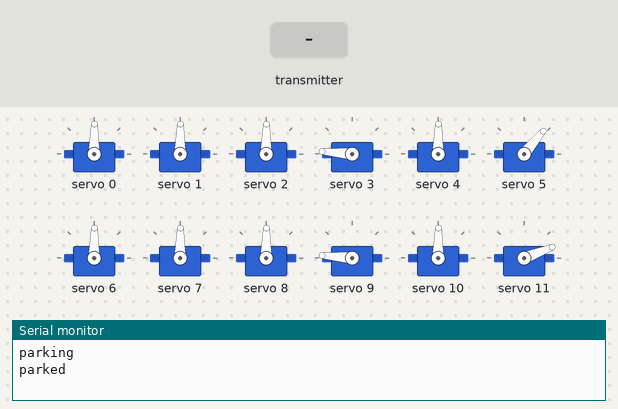
Bench run of a sketch on a simulated ESP32. Parts: 12 × servo, the last lines printed to the serial monitor. Inputs (shaded band) come from the test bench.

Above: at 4.2 s.
4.3 s: the transmitter starts sending id = 0
At 6.7 s:
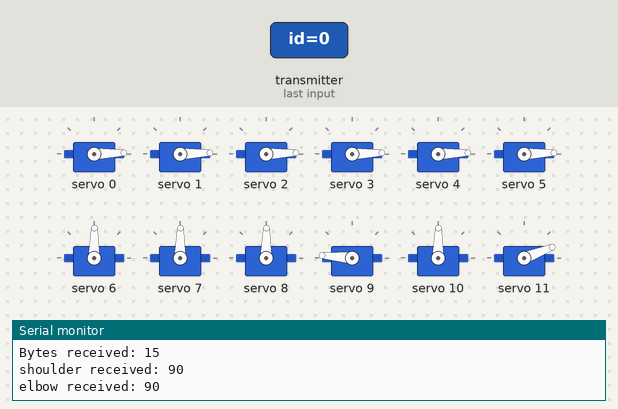
7.3 s: the transmitter starts sending baseAngle = 45
At 8.8 s:
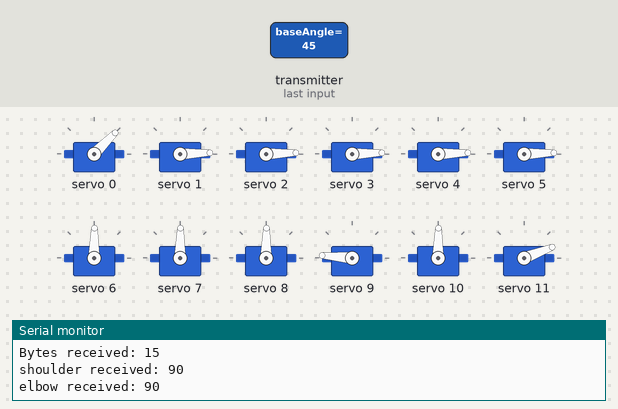
9.2 s: the transmitter starts sending shoulderAngle = 90
At 10.7 s:
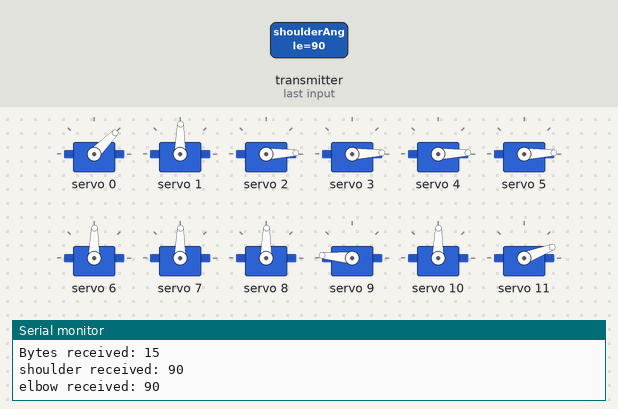
12.2 s: the transmitter starts sending elbowAngle = 45
At 13.7 s:
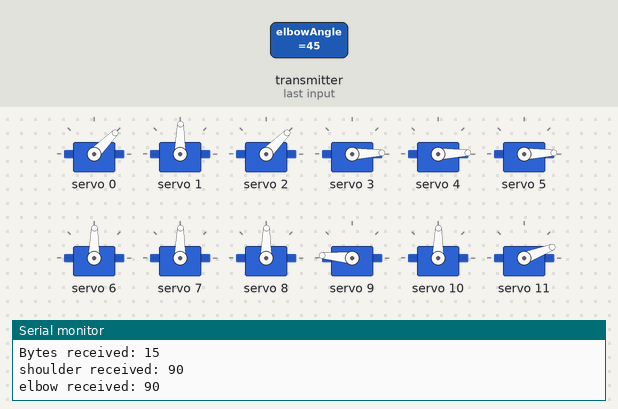
14.0 s: the transmitter starts sending wristAngle = 45
At 15.0 s:
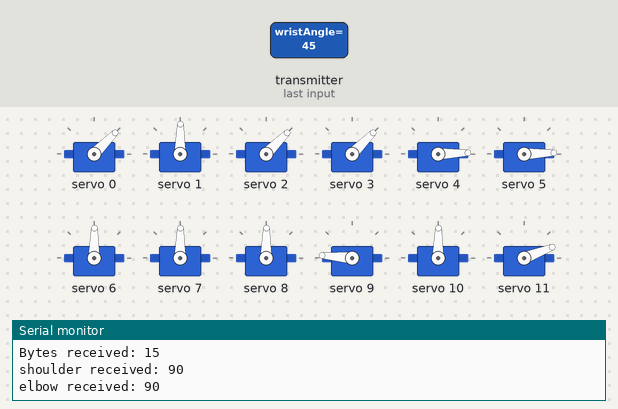
15.8 s: the transmitter starts sending baseAngle = 0
At 17.2 s:
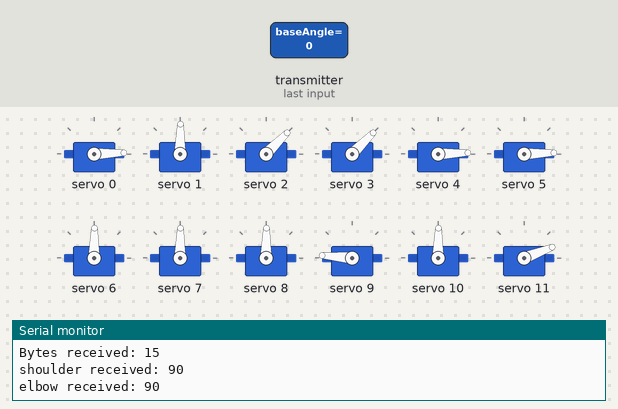
Timing chart, 0 to 18.6 s (numbered marks = the images above; inputs shaded):
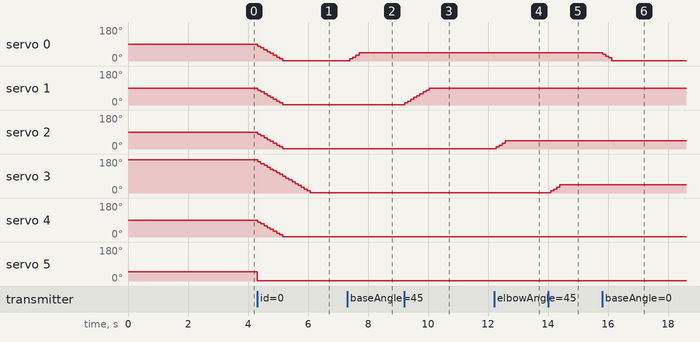

Measured:
- after the input at 4.3 s, servo 0–2, servo 4: moves from 89° to 2° over 0.84 s, starting at once; servo 3: moves from 175° to 2° over 1.8 s, starting at once; servo 5: 50° → 2° at once
- after the input at 7.3 s, servo 0: 2° → 12° after 0.10 s, → 21° 0.10 s later, → 31° 0.10 s later, → 45° 0.10 s later
- after the input at 9.2 s, servo 1: moves from 2° to 89° over 0.82 s, starting at once
- after the input at 12.2 s, servo 2: 2° → 12° after 0.07 s, → 21° 0.10 s later, → 31° 0.10 s later, → 45° 0.10 s later
- after the input at 14.0 s, servo 3: 2° → 12° after 0.09 s, → 21° 0.10 s later, → 31° 0.10 s later, → 45° 0.10 s later
- after the input at 15.8 s, servo 0: 45° → 36° at once, → 26° 0.10 s later, → 16° 0.10 s later, → 2° 0.10 s later

The sketch:

receiver_esp.ino
```cpp
#include <WiFi.h>
#include <esp_now.h>
#include <Wire.h>
#include <ESP32Servo.h>
#include <Adafruit_PWMServoDriver.h>
String success;


TwoWire DriverI2C = TwoWire(0);
Adafruit_PWMServoDriver servoDriver = Adafruit_PWMServoDriver(0x40, DriverI2C);
#define USMIN  565
#define USMAX  2350


long lastServosChangeTime = 0;
long servoAngleChangeTimeDelay = 100;
int currentServoReading[12] = {0, 0, 0, 0, 0, 0, 0, 0, 0, 0, 0, 0};
int oldWantedAngles[] = {90, 90, 90, 180, 0, 90, 90, 90, 90, 180, 0, 90};


typedef struct CommunicationData {
    byte id;
    bool bluetoothOn;
    byte baseAngle;
    byte leftBaseAngle;
    byte shoulderAngle;
    byte leftShoulderAngle;
    byte elbowAngle;
    byte leftElbowAngle;
    byte wristAngle;
    byte leftWristAngle;
    byte rotationAngle;
    byte leftRotationAngle;
    byte clapsAngle;
    byte leftClapsAngle;
    byte servoSpeed;
} CommunicationData;

CommunicationData incomingLeftReadings;
CommunicationData incomingRightReadings;
CommunicationData tempData;

void OnDataSent(const uint8_t *mac_addr, esp_now_send_status_t status) {
  Serial.print("\r\nLast Packet Send Status:\t");
  Serial.println(status == ESP_NOW_SEND_SUCCESS ? "Delivery Success" : "Delivery Fail");
  if (status ==0){
    success = "Delivery Success :)";
  }
  else{
    success = "Delivery Fail :(";
  }
}

void OnDataRecv(const uint8_t * mac, const uint8_t *incomingData, int len) {
  memcpy(&tempData, incomingData, sizeof(tempData));
  if (tempData.id == 1) {
    memcpy(&incomingLeftReadings, incomingData, sizeof(incomingLeftReadings));
  } else {
    memcpy(&incomingRightReadings, incomingData, sizeof(incomingRightReadings));
  }
  Serial.print("Bytes received: ");
  Serial.println(len);
  Serial.print("shoulder received: ");
  Serial.println(incomingLeftReadings.leftShoulderAngle);
  Serial.print("elbow received: ");
  Serial.println(incomingLeftReadings.leftElbowAngle);

}

void setInitialAngles() {
  incomingLeftReadings.shoulderAngle = 90;
  incomingLeftReadings.elbowAngle = 90;
  incomingLeftReadings.wristAngle = 180;
  incomingLeftReadings.clapsAngle = 50;
  incomingLeftReadings.rotationAngle = 90;
  incomingLeftReadings.baseAngle = 90;
  incomingLeftReadings.leftShoulderAngle = 90;
  incomingLeftReadings.leftElbowAngle = 90;
  incomingLeftReadings.leftWristAngle = 180;
  incomingLeftReadings.leftClapsAngle = 0;
  incomingLeftReadings.leftRotationAngle = 90;
  incomingLeftReadings.leftBaseAngle = 90;
  incomingLeftReadings.leftClapsAngle = 20;
  incomingLeftReadings.servoSpeed = 10;

  incomingRightReadings.shoulderAngle = 90;
  incomingRightReadings.elbowAngle = 90;
  incomingRightReadings.wristAngle = 180;
  incomingRightReadings.clapsAngle = 50;
  incomingRightReadings.rotationAngle = 90;
  incomingRightReadings.baseAngle = 90;
}

void setupServoDriver() {
  DriverI2C.setPins(14, 15);
  DriverI2C.begin();
  servoDriver.begin();
  servoDriver.setOscillatorFrequency(27000000);
  servoDriver.setPWMFreq(50);
}

bool setupEspNow() {
  WiFi.mode(WIFI_STA);

  if (esp_now_init() != ESP_OK) {
    return false;
  }

  esp_now_register_recv_cb(OnDataRecv);
}

void setup() {

  setupServoDriver();
  Serial.begin(115200);
  Serial.setDebugOutput(true);
  Serial.println();

  if (!setupEspNow()) {
    Serial.println("Error initializing ESP-NOW");
    return;
  }

  Serial.println("parking");
  setInitialAngles();
  applyServoAngles();
  Serial.println("parked");
  delay(3000);


}

void loop() {
  writeServoAngle(5, incomingLeftReadings.bluetoothOn ? incomingLeftReadings.clapsAngle : incomingRightReadings.clapsAngle);
  writeServoAngle(11, incomingLeftReadings.leftClapsAngle);
  if (millis() - servoAngleChangeTimeDelay > lastServosChangeTime) {
      moveAllServosWithSpeed(incomingLeftReadings.servoSpeed);
     lastServosChangeTime = millis();
  }
}

void writeServoAngle(int servoNum, int angle) {
  int microSeconds = map(angle, 0, 180, USMIN, USMAX);
  servoDriver.writeMicroseconds(servoNum, microSeconds);
}

void applyServoAngles() {
    if (incomingLeftReadings.bluetoothOn) {

      currentServoReading[0] = incomingLeftReadings.baseAngle;
      currentServoReading[1] = incomingLeftReadings.shoulderAngle;
      currentServoReading[2] = incomingLeftReadings.elbowAngle;
      currentServoReading[3] = incomingLeftReadings.wristAngle;
      currentServoReading[4] = incomingLeftReadings.rotationAngle;
      currentServoReading[5] = incomingLeftReadings.clapsAngle;

      writeServoAngle(0, incomingLeftReadings.baseAngle);
      writeServoAngle(1, incomingLeftReadings.shoulderAngle);
      writeServoAngle(2, incomingLeftReadings.elbowAngle);
      writeServoAngle(3, incomingLeftReadings.wristAngle);
      writeServoAngle(4, incomingLeftReadings.rotationAngle);
      writeServoAngle(5, incomingLeftReadings.clapsAngle);
    } else {
      currentServoReading[0] = incomingRightReadings.baseAngle;
      currentServoReading[1] = incomingRightReadings.shoulderAngle;
      currentServoReading[2] = incomingRightReadings.elbowAngle;
      currentServoReading[3] = incomingRightReadings.wristAngle;
      currentServoReading[4] = incomingRightReadings.rotationAngle;
      currentServoReading[5] = incomingRightReadings.clapsAngle;

      writeServoAngle(0, incomingRightReadings.baseAngle);
      writeServoAngle(1, incomingRightReadings.shoulderAngle);
      writeServoAngle(2, incomingRightReadings.elbowAngle);
      writeServoAngle(3, incomingRightReadings.wristAngle);
      writeServoAngle(4, incomingRightReadings.rotationAngle);
      writeServoAngle(5, incomingRightReadings.clapsAngle);
    }


  currentServoReading[6] = incomingLeftReadings.leftBaseAngle;
  currentServoReading[7] = incomingLeftReadings.leftShoulderAngle;
  currentServoReading[8] = incomingLeftReadings.leftElbowAngle;
  currentServoReading[9] = incomingLeftReadings.leftWristAngle;
  currentServoReading[10] = incomingLeftReadings.leftRotationAngle;
  currentServoReading[11] = incomingLeftReadings.leftClapsAngle;

  writeServoAngle(6, incomingLeftReadings.leftBaseAngle);
  writeServoAngle(7, incomingLeftReadings.leftShoulderAngle);
  writeServoAngle(8, incomingLeftReadings.leftElbowAngle);
  writeServoAngle(9, incomingLeftReadings.leftWristAngle);
  writeServoAngle(10, incomingLeftReadings.leftRotationAngle);
  writeServoAngle(11, incomingLeftReadings.leftClapsAngle);
}

void moveAllServosWithSpeed(int movementSpeed) {
    if (incomingLeftReadings.bluetoothOn) {
      moveServoWithSpeed(0, incomingLeftReadings.baseAngle, movementSpeed);
      moveServoWithSpeed(1, incomingLeftReadings.shoulderAngle, movementSpeed);
      moveServoWithSpeed(2, incomingLeftReadings.elbowAngle, movementSpeed);
      moveServoWithSpeed(3, incomingLeftReadings.wristAngle, movementSpeed);
      moveServoWithSpeed(4, incomingLeftReadings.rotationAngle, movementSpeed);
    } else {
      moveServoWithSpeed(0, incomingRightReadings.baseAngle, movementSpeed);
      moveServoWithSpeed(1, incomingRightReadings.shoulderAngle, movementSpeed);
      moveServoWithSpeed(2, incomingRightReadings.elbowAngle, movementSpeed);
      moveServoWithSpeed(3, incomingRightReadings.wristAngle, movementSpeed);
      moveServoWithSpeed(4, incomingRightReadings.rotationAngle, movementSpeed);
    }

    moveServoWithSpeed(6, incomingLeftReadings.leftBaseAngle, movementSpeed);
    moveServoWithSpeed(7, incomingLeftReadings.leftShoulderAngle, movementSpeed);
    moveServoWithSpeed(8, incomingLeftReadings.leftElbowAngle, movementSpeed);
    moveServoWithSpeed(9, incomingLeftReadings.leftWristAngle, movementSpeed);
    moveServoWithSpeed(10, incomingLeftReadings.leftRotationAngle, movementSpeed);
}

void moveServoWithSpeed(int servoIndex, int wantedAngle, int movementSpeed) {
  int currentServoAngle = currentServoReading[servoIndex];
  int oldWantedAngle = oldWantedAngles[servoIndex];
  int wantedAngleDiff = wantedAngle - oldWantedAngle;
  if (wantedAngleDiff <= 4 && wantedAngleDiff >= -4) {
      wantedAngle = oldWantedAngle;
  }
  if (currentServoAngle == wantedAngle) return;
  oldWantedAngles[servoIndex] = wantedAngle;


  int newServoAngle = currentServoAngle >= wantedAngle + movementSpeed ? currentServoAngle - movementSpeed : currentServoAngle + movementSpeed;
  int angleDiff = wantedAngle - newServoAngle;
  if (angleDiff < 0 && angleDiff > - movementSpeed) {
    newServoAngle = wantedAngle ;
  }

  if (angleDiff > 0 && angleDiff < movementSpeed) {
    newServoAngle = wantedAngle;
  }

  currentServoReading[servoIndex] = newServoAngle;
  writeServoAngle(servoIndex, newServoAngle);
}
```
